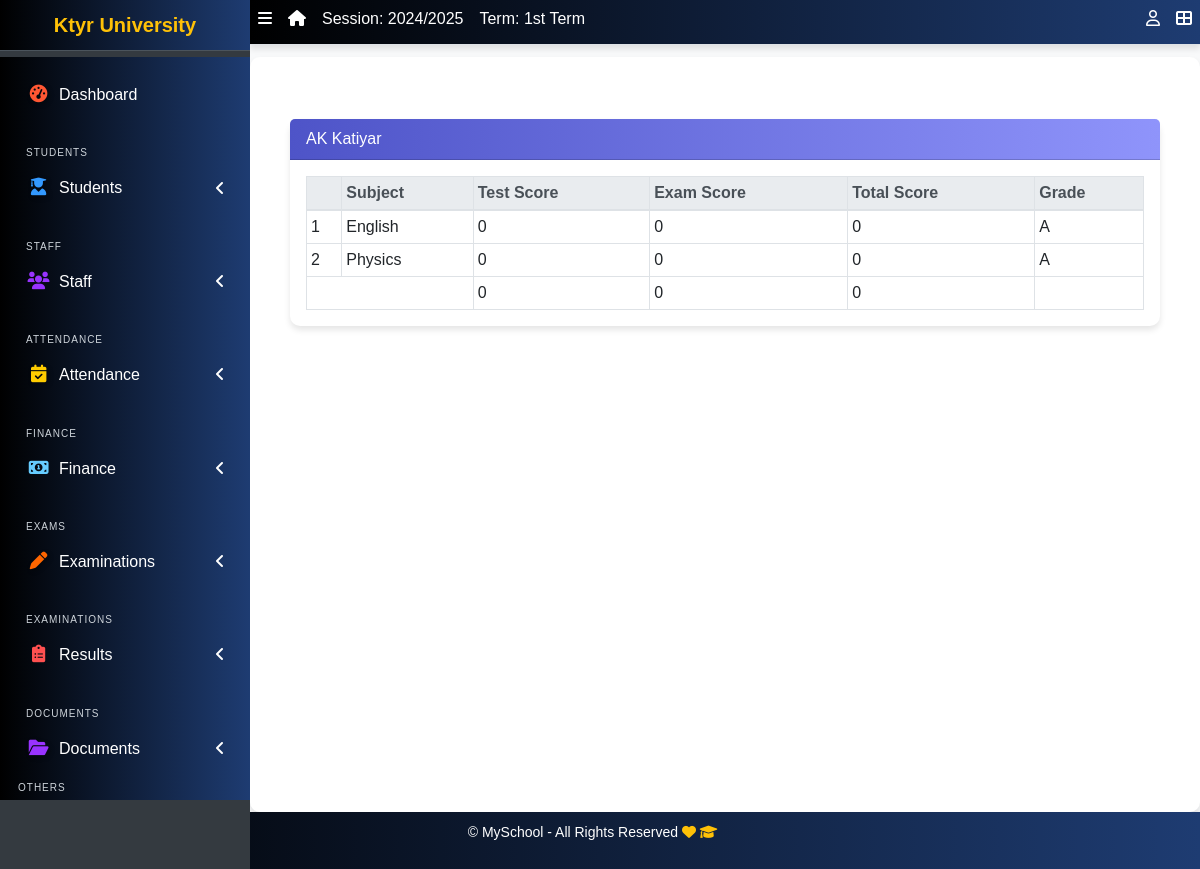
The app's page /result/view/all (signed in), older data.
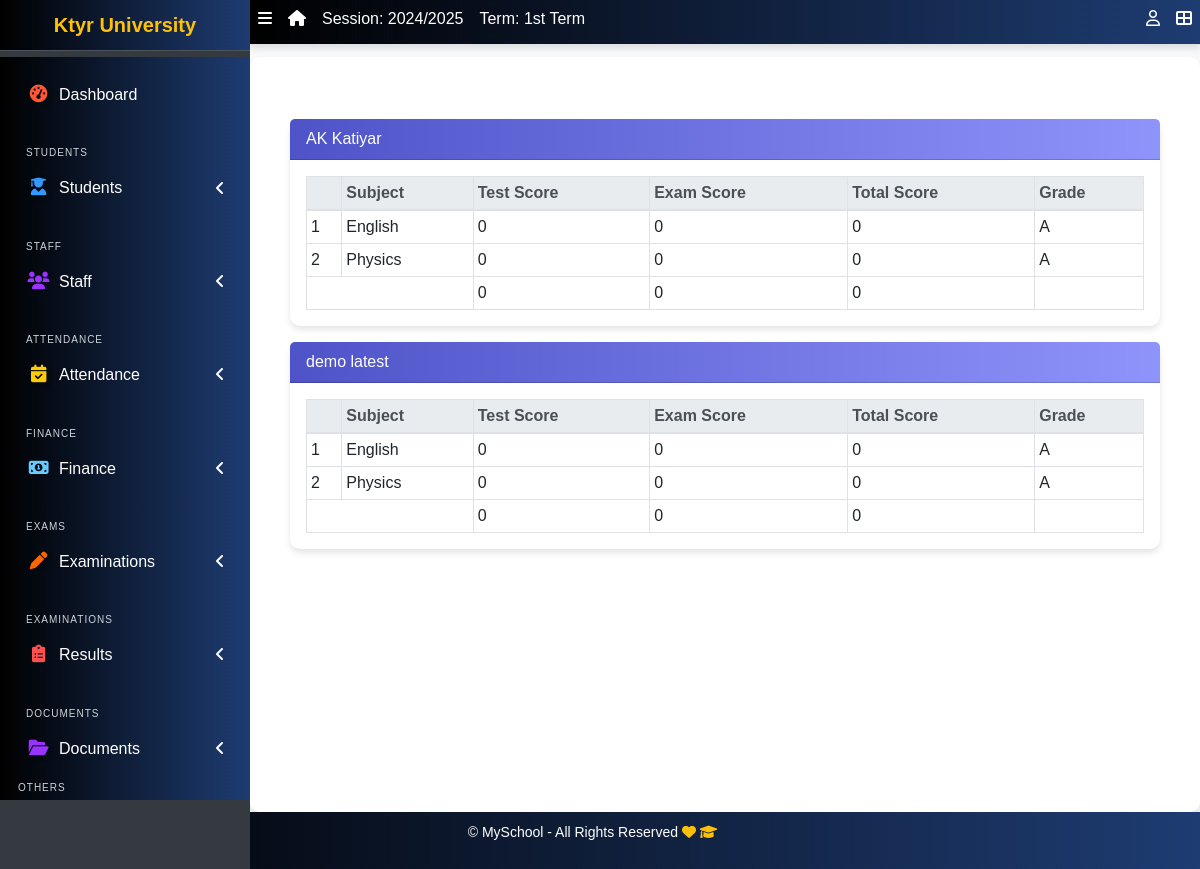
The same page, newer data.
### apps/students/models.py (models this page shows, shortened)
class Student(models.Model):
    STATUS_CHOICES = [("active", "Active"), ("inactive", "Inactive")]
    GENDER_CHOICES = [("male", "Male"), ("female", "Female")]
    category = [("N/A", "N/A"),("Gen", "Gen"), ("OBC", "OBC"), ("SC/ST", "SC/ST"), ("Other", "Other")]
    current_status = models.CharField(
        max_length=10, choices=STATUS_CHOICES, default="active"
    )
    registration_number = models.CharField(max_length=200, unique=True)
    fullname = models.CharField(max_length=200)
    gender = models.CharField(max_length=10, choices=GENDER_CHOICES, default="male")
    category = models.CharField(max_length=10, choices=category, default="N/A")
    aadhar_validator = RegexValidator(
    regex=r'^\d{12}$',
    message="Aadhaar number must be exactly 12 digits.",
    code='invalid_aadhar'
    )
    aadhar = models.CharField(validators=[aadhar_validator], max_length=12, blank=True)
    date_of_birth = models.DateField(default=timezone.now)
    current_class = models.ForeignKey(
        StudentClass, on_delete=models.SET_NULL, blank=True, null=True
    )
    section = models.CharField(max_length=10, blank=True)
    date_of_admission = models.DateField(default=timezone.now)
    mobile_num_regex = RegexValidator(
        regex="^[0-9]{10,15}$", message="Entered mobile number isn't in a right format!"
    )
    mobile_number = models.CharField(
        validators=[mobile_num_regex], max_length=13, blank=True
    )
    Father_name = models.CharField(max_length=255, null=False, blank=False)
    Father_mobile_number = models.CharField( validators=[mobile_num_regex] ,max_length=15,)
    Father_aadhar = models.CharField(validators=[aadhar_validator], max_length=12, blank=True)
    Mother_name = models.CharField(max_length=255, null=True, blank=True)
    address = models.TextField(blank=True)
    others = models.TextField(blank=True)
    passport = models.ImageField(blank=True, upload_to="students/passports/")
    def registration_number(self):
      if self.date_of_admission:
        year_suffix = str(self.date_of_admission.year)[-2:]  # Extract last 2 digits of year
      else:
        year_suffix = "25"  # Default if date_of_admission is missing
      unique_number = str(random.randint(1000, 9999))
      return f"{year_suffix}{self.current_class}{unique_number}"
    class Meta:
        ordering = ["fullname",]
    def __str__(self):
        return f"{self.fullname} "

### apps/result/models.py (models this page shows, shortened)
class Result(models.Model):
    student = models.ForeignKey(Student, on_delete=models.CASCADE)
    session = models.ForeignKey(AcademicSession, on_delete=models.CASCADE)
    term = models.ForeignKey(AcademicTerm, on_delete=models.CASCADE)
    current_class = models.ForeignKey(StudentClass, on_delete=models.CASCADE)
    subject = models.ForeignKey(Subject, on_delete=models.CASCADE)
    test_score = models.IntegerField(default=0)
    exam_score = models.IntegerField(default=0)
    class Meta:
        ordering = ["subject"]
    def total_score(self):
        return self.test_score + self.exam_score
    def grade(self):
        return score_grade(self.total_score())

### apps/corecode/models.py (models this page shows)
class Subject(models.Model):
    name = models.CharField(max_length=200, unique=True)
    class Meta:
        ordering = ["name"]
    def __str__(self):
        return self.name

### apps/result/views.py (the view)
# urls.py: path("view/all", ResultListView.as_view(), name="view-results"),
class ResultListView(LoginRequiredMixin, View):
    def get(self, request, *args, **kwargs):
        results = Result.objects.filter(
            session=request.current_session, term=request.current_term
        )
        bulk = {}
        for result in results:
            test_total = 0
            exam_total = 0
            subjects = []
            for subject in results:
                if subject.student == result.student:
                    subjects.append(subject)
                    test_total += subject.test_score
                    exam_total += subject.exam_score
            bulk[result.student.id] = {
                "student": result.student,
                "subjects": subjects,
                "test_total": test_total,
                "exam_total": exam_total,
                "total_total": test_total + exam_total,
            }
        context = {"results": bulk}
        return render(request, "result/all_results.html", context)

### apps/corecode/context_processors.py (called while the page is built)
def site_defaults(request):
    current_session = AcademicSession.objects.get(current=True)
    current_term = AcademicTerm.objects.get(current=True)
    vals = SiteConfig.objects.all()
    contexts = {
        "current_session": current_session.name,
        "current_term": current_term.name,
    }
    for val in vals:
        contexts[val.key] = val.value
    return contexts

def global_college_profile(request):
    try:
        profile = CollegeProfileModel.objects.first()
    except CollegeProfileModel.DoesNotExist:
        profile = None
    return {'profile': profile}

### apps/result/utils.py (called while the page is built)
def score_grade(score):
    if score <= 10:
        return "A"

### apps/result/templates/result/all_results.html
{% extends 'base.html' %}
{% block fullcard %}
  {% for key, result in results.items %}
    <div class="card">
      <div class="card-header">
        {{result.student}}
      </div>
      <div class="card-body">
        <table class="table table-bordered table-sm">
          <thead class="thead-light">
            <tr>
              <th></th>
              <th>Subject</th>
              <th>Test Score</th>
              <th>Exam Score</th>
              <th>Total Score</th>
              <th>Grade</th>
            </tr>
          </thead>
          <tbody>
            {% for subject in result.subjects %}
              <tr>
                <td>{{ forloop.counter }}</td>
                <td>{{ subject.subject }}</td>
                <td>{{ subject.test_score }}</td>
                <td>{{ subject.exam_score }}</td>
                <td>{{ subject.total_score }}</td>
                <td>{{ subject.grade }}</td>
              </tr>
            {% endfor %}
          </tbody>
          <tfoot>
            <tr>
              <td colspan="2"></td>
              <td>{{ result.test_total }}</td>
              <td>{{ result.exam_total }}</td>
              <td>{{ result.total_total }}</td>
              <td></td>
            </tr>
          </tfoot>
        </table>
      </div>
    </div>
  {% endfor %}
{% endblock fullcard %}

Row changes from the older to the newer data that the page shows:
now on this page (row unchanged): Student: student "demo latest", test_total "0", exam_total "0", total_total "0"
added Result: subject "English", test_score "0", exam_score "0", total_score "0", grade "A", shown under "demo latest"
added Result: subject "Physics", test_score "0", exam_score "0", total_score "0", grade "A", shown under "demo latest"
